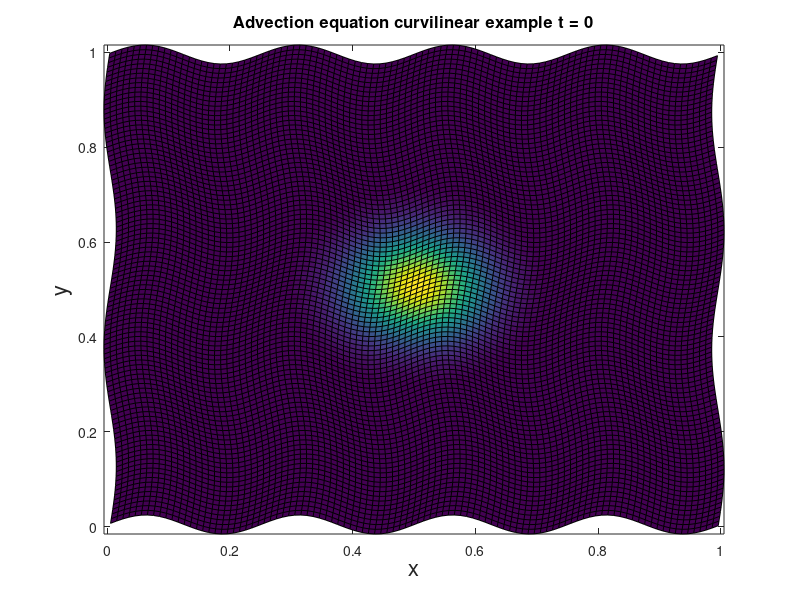
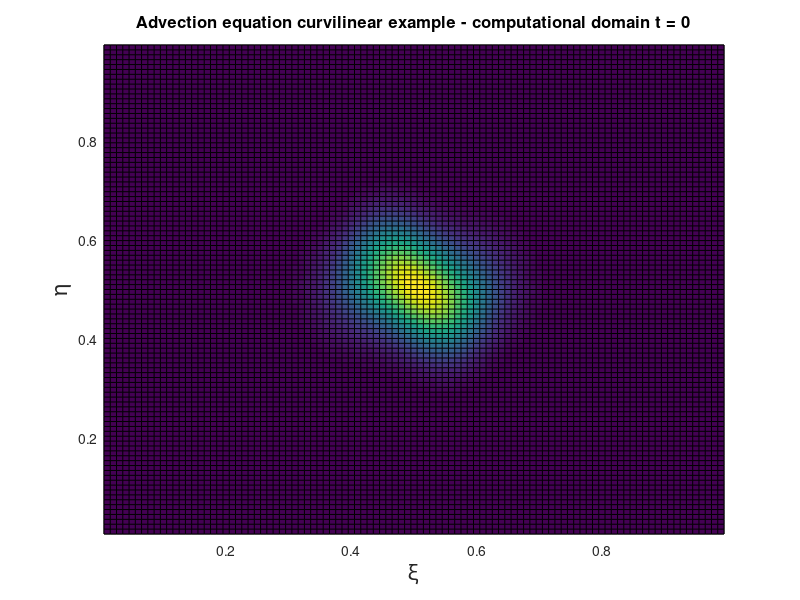

MATLAB code for these plots, in order: (Note: this script raises an error after producing the figures.)
% Sample 2D advection solver on curvilinear coordinates

clear;

% define our curvilinear coordinates (or computational graph) values
mxi = 100; met = 101;                       % spacing

xi_min = 0; xi_max = 1;
et_min = 0; et_max = 1;

% derived parameters
dxi = (xi_max-xi_min)/mxi;
det = (et_max-et_min)/met;

% Grid cell centers
xivec  = linspace(xi_min+0.5*dxi, xi_max-0.5*dxi, mxi );
etvec  = linspace(et_min+0.5*det, et_max-0.5*det, met );

% Grid edges
xievec  = linspace(xi_min, xi_max, mxi+1 );
etevec  = linspace(et_min, et_max, met+1 );

% define our other conditions
Tf = 1.0;                                   % final time
cfl_des = 0.6;                              % desired CFL number
nframes = 10;                               % Number of "frames" to plot

% make our mesh
[XI,ET] = meshgrid(xivec,etvec);
XI = XI'; ET = ET';

% Cell edges
[XIe,ETe] = meshgrid(xievec,etevec);
XIe = XIe'; ETe = ETe';

% perturbation values
ex = 0.01; ey = 0.02; ax = 2; ay = 4; 

% define our physical grid
XX = XI + ex*sin(2*pi.*ET.*ax);
YY = ET + ey*sin(2*pi.*XI.*ay);

% Transformation derivatives:
dx_dxi = @(xi,et)( 1.0*ones(size(xi)) );
dx_det = @(xi,et)( (2.0*pi*ax)*ex*cos(2.0*pi*ax*et) );
dy_dxi = @(xi,et)( (2.0*pi*ay)*ey*cos(2.0*pi*ay*xi) );
dy_det = @(xi,et)( 1.0*ones(size(xi)) );

% Save all the grid parameters (including edge values and tranformation functions)
grid.mxi = mxi; grid.met = met;
grid.dxi = dxi; grid.det = det;
grid.XX = XX;  grid.YY = YY;
grid.XI = XI;  grid.ET = ET;
grid.XIe = XIe; grid.ETe = ETe;
grid.dx_dxi = dx_dxi;
grid.dx_det = dx_det;
grid.dy_dxi = dy_dxi;
grid.dy_det = dy_det;

% problem specific parameters, in the physical domain
u = 2.0;      v = 1.0;

% problem specific parameters
params.u = u;
params.v = v;

% Initial conditions
% qinit = .1 + sin(4*pi.*XX) + cos(2*pi.*YY);
xc = 0.5; yc = 0.5;
Rc = sqrt((XX-xc).^2 + (YY-yc).^2);
qinit = zeros(size(XI));
for i = 1:mxi
    for j = 1:met
        if (Rc(i,j)< 0.3)
            qinit(i,j) = cos(5/3*pi*Rc(i,j))^6;
        end
    end
end
q = qinit;

% define our local Jacobian value Jt and qt (qt representing q tilda)
% TODO - need to compute what this tranformation actually is here
Jt = 1.0;
qt = q./Jt;

% plot the initial conditions in the physical and computational domain
figure(1);
clf
pcolor(XX,YY,q);
%contourf(XX',YY',q');
t1 = title(['Advection equation curvilinear example t = ' num2str(0)]);
set(t1,'FontSize',12);
xlabel('x', 'FontSize', 16); ylabel('y', 'FontSize', 16);

figure(2);
clf
pcolor(XI',ET',qt');
%contourf(XI',ET',qt');
t1 = title(['Advection equation curvilinear example - computational domain t = ' num2str(0)]);
set(t1,'FontSize',12);
xlabel('\xi','FontSize', 16); ylabel('\eta', 'FontSize', 16);
% pause;

% ---- Main time stepping loop ---- %
t = 0;  dT = Tf/nframes;
for nf = 1:nframes
    
    qt = curvisolve_scalar(qt,t,dT,cfl_des,grid,params);
    t  = t+dT;
    q  = qt.*Jt;
    
    figure(1);
    clf
    pcolor(XX',YY',q');
    %contourf(XX',YY',q');    
    t1 = title(['Advection equation curvilinear example t = ' num2str(nf*(Tf/nframes))]);
    set(t1,'FontSize',12);
    xlabel('x', 'FontSize', 16); ylabel('y', 'FontSize', 16);

    figure(2);
    clf
    pcolor(XI',ET',qt');
    %contourf(XI',ET',qt');    
    t1 = title(['Advection equation curvilinear example - computational domain t = ' num2str(nf*(Tf/nframes))]);
    set(t1,'FontSize',12);
    xlabel('\xi','FontSize', 16); ylabel('\eta', 'FontSize', 16);
    %    pause;
    
end
